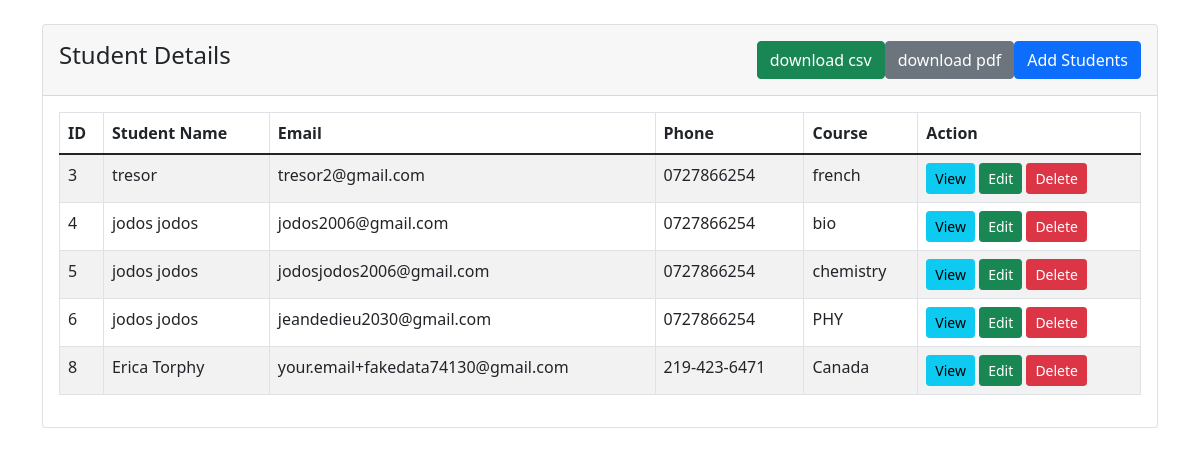
The page / on the database its author committed.
### tables this page shows
CREATE TABLE `students` (
  `id` int(6) NOT NULL AUTO_INCREMENT,
  `name` varchar(191) NOT NULL,
  `email` varchar(191) NOT NULL,
  `phone` varchar(191) NOT NULL,
  `course` varchar(191) NOT NULL,
  PRIMARY KEY (`id`)
);

### index.php (the view, shortened to what this page needs)
<?php
    require 'dbcon.php';
?>
<!doctype html>
<html lang="en">
  <head>
    <link href="https://cdn.jsdelivr.net/npm/bootstrap@5.1.3/dist/css/bootstrap.min.css" rel="stylesheet">
</head>
<body>
    <div class="container mt-4">
        <div class="row">
            <div class="col-md-12">
                <div class="card">
                    <div class="card-header p-3">
                        <h4>Student Details
                            <a href="student-create.php" class="btn btn-primary float-end ml-5">Add Students</a>
                            <a href="pdf.php" class="btn btn-secondary  float-end mr-2">download pdf</a>
                            <a href="csv.php" class="btn btn-success float-end
                            ">download csv</a>
                        </h4>
                    </div>
                    <div class="card-body">
                        <table class="table table-bordered table-striped">
                            <thead>
                                <tr>
                                    <th>ID</th>
                                    <th>Student Name</th>
                                    <th>Email</th>
                                    <th>Phone</th>
                                    <th>Course</th>
                                    <th>Action</th>
                                </tr>
                            </thead>
                            <tbody>
                                <?php
                                    $query = "SELECT * FROM students";
                                    $query_run = mysqli_query($con, $query);
                                    if(mysqli_num_rows($query_run) > 0)
                                    {
                                        foreach($query_run as $student)
                                        {
                                            ?>
                                            <tr>
                                                <td><?= $student['id']; ?></td>
                                                <td><?= $student['name']; ?></td>
                                                <td><?= $student['email']; ?></td>
                                                <td><?= $student['phone']; ?></td>
                                                <td><?= $student['course']; ?></td>
                                                <td>
                                                    <a href="student-view.php?id=<?= $student['id']; ?>" class="btn btn-info btn-sm">View</a>
                                                    <a href="student-edit.php?id=<?= $student['id']; ?>" class="btn btn-success btn-sm">Edit</a>
                                                    <form action="code.php" method="POST" class="d-inline">
                                                        <button type="submit" name="delete_student" value="<?=$student['id'];?>" class="btn btn-danger btn-sm">Delete</button>
                                                    </form>
                                                </td>
                                            </tr>
                                            <?php
                                        }
                                    }
                                    else
                                    {
                                        echo "<h5> No Record Found </h5>";
                                    }
                                ?>
                            </tbody>
                        </table>
                    </div>
                </div>
            </div>
        </div>
    </div>
</body>
</html>

### rows shown on the page
students: id "3", name "tresor", email "tresor2@gmail.com", phone "0727866254", course "french"
students: id "4", name "jodos jodos", email "jodos2006@gmail.com", phone "0727866254", course "bio"
students: id "5", name "jodos jodos", email "jodosjodos2006@gmail.com", phone "0727866254", course "chemistry"
students: id "6", name "jodos jodos", email "jeandedieu2030@gmail.com", phone "0727866254", course "PHY"
students: id "8", name "Erica Torphy", email "your.email+fakedata74130@gmail.com", phone "219-423-6471", course "Canada"
